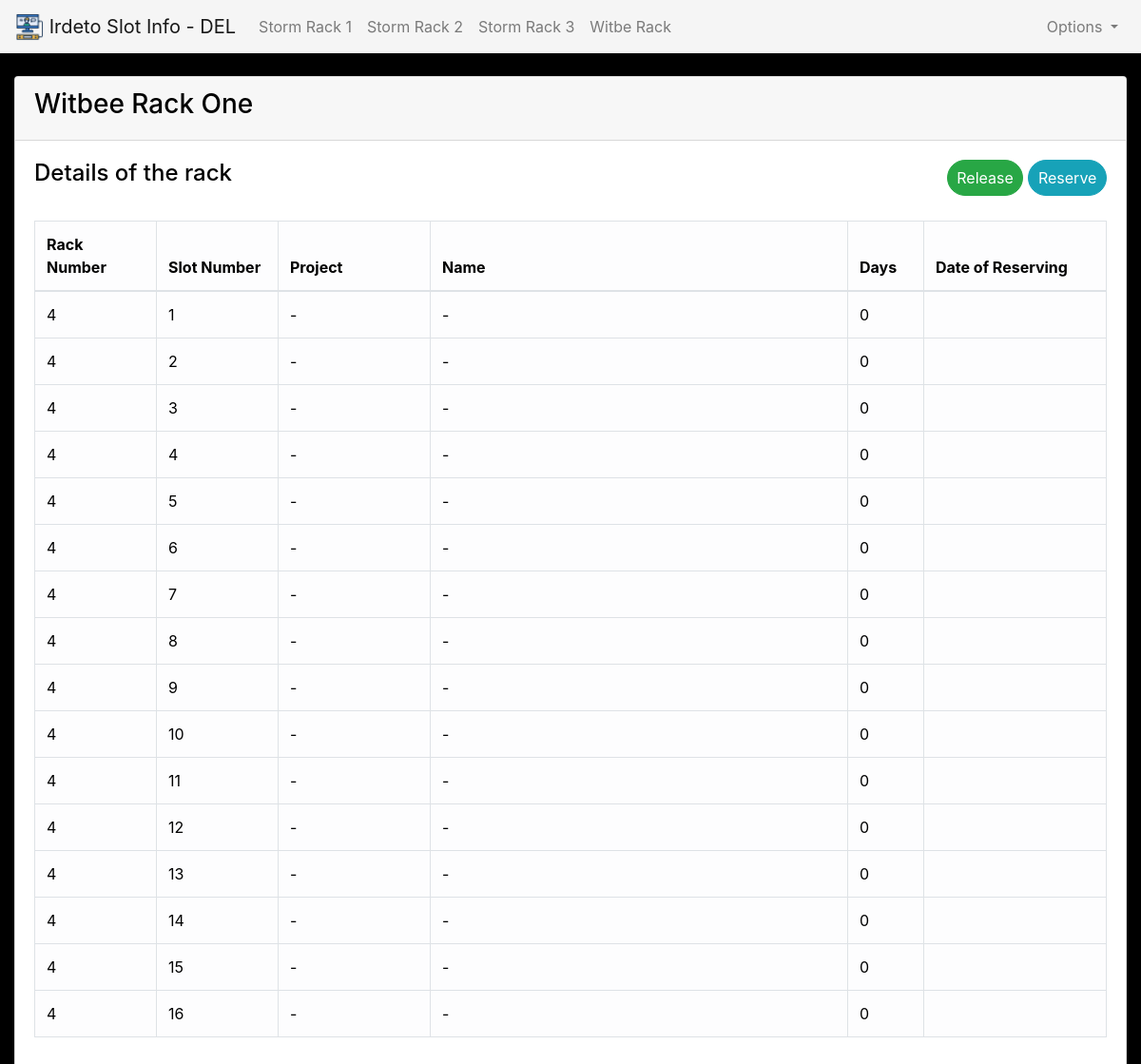
Page /witbe1 on the committed database.
### slotinfo/models.py (models this page shows, shortened)
class Item(db.Model):
        slotID = db.Column(db.String(length=10),primary_key=True)
        rack_number = db.Column(db.Integer(), nullable=False)
        slot_number = db.Column(db.Integer(), nullable=False)
        days_taken = db.Column(db.Integer(),nullable=False)
        project = db.Column(db.String(length=30),nullable=False)
        name = db.Column(db.String(length=50),nullable=False)
        description = db.Column(db.String(length=1024),nullable=True)

### slotinfo/routes.py (the view)
@app.route('/witbe1')
def wit_rack1():
	items4 = Item.query.filter_by(rack_number=4)
	form = AddProjectForm()
	return render_template('rack4.html',items=items4,form=form)

### slotinfo/templates/rack4.html (shortened to what this page needs)
{% extends 'base.html' %}
{% block content %}
<br>
<div class="container-fluid">
    <div class="jumbotron-fluid">
        <div class="card" id = "rack-table1" style="color: black;">
            <div class="card-header">
                <h3>Witbee Rack One</h3>
            </div>
            <div class="card-body">
                <div class="row">
                    <div class="col">
                        <h4 class="card-title">Details of the rack</h4>
                    </div>
                    <div class="col">
                        <button class="btn btn-outline btn-info float-right badge-pill" style="margin-bottom: 2px;margin-left: 5px;">Reserve</button>
                        <button class="btn btn-outline btn-success float-right badge-pill" style="margin-bottom: 2px;">Release</button>
                    </div>
                </div>
                <br>
                <table class="table table-hover table-light table-bordered" style="color: black;">
                    <thead style="text-align: center;">
                        <tr style="text-align: justify;">
                            <th scope="col" style="width: 8rem;">Rack Number</th>
                            <th scope="col" style="width: 8rem;">Slot Number</th>
                            <th scope="col" style="width: 10rem;">Project</th>
                            <th scope="col">Name</th>
                            <th scope="col" style="width:5rem;">Days</th>
                            <th scope="col" style="width:12rem;">Date of Reserving</th>
                        </tr>
                    </thead>
                    <tbody>
                        {% for item in items %}
                            <tr style="text-align: justify;">
                                <td>{{item.rack_number}}</td>
                                <td>{{item.slot_number}}</td>
                                <td>{{item.project}}</td>
                                <td>{{item.name}}</td>
                                <td>{{item.days_taken}}</td>
                                <td></td>
                            </tr>
                        {% endfor %}
                    </tbody>
                </table>
            </div>
        </div>
    </div>
</div>
{% endblock %}

### slotinfo/templates/base.html (style rules this page uses)
body { background-color: black; color: white; }

### rows in the picture
Item: rack_number "4", slot_number "1", project "-", name "-", days_taken "0"
Item: rack_number "4", slot_number "2", project "-", name "-", days_taken "0"
Item: rack_number "4", slot_number "3", project "-", name "-", days_taken "0"
Item: rack_number "4", slot_number "4", project "-", name "-", days_taken "0"
Item: rack_number "4", slot_number "5", project "-", name "-", days_taken "0"
Item: rack_number "4", slot_number "6", project "-", name "-", days_taken "0"
Item: rack_number "4", slot_number "7", project "-", name "-", days_taken "0"
Item: rack_number "4", slot_number "8", project "-", name "-", days_taken "0"
Item: rack_number "4", slot_number "9", project "-", name "-", days_taken "0"
Item: rack_number "4", slot_number "10", project "-", name "-", days_taken "0"
Item: rack_number "4", slot_number "11", project "-", name "-", days_taken "0"
Item: rack_number "4", slot_number "12", project "-", name "-", days_taken "0"
Item: rack_number "4", slot_number "13", project "-", name "-", days_taken "0"
Item: rack_number "4", slot_number "14", project "-", name "-", days_taken "0"
Item: rack_number "4", slot_number "15", project "-", name "-", days_taken "0"
Item: rack_number "4", slot_number "16", project "-", name "-", days_taken "0"
